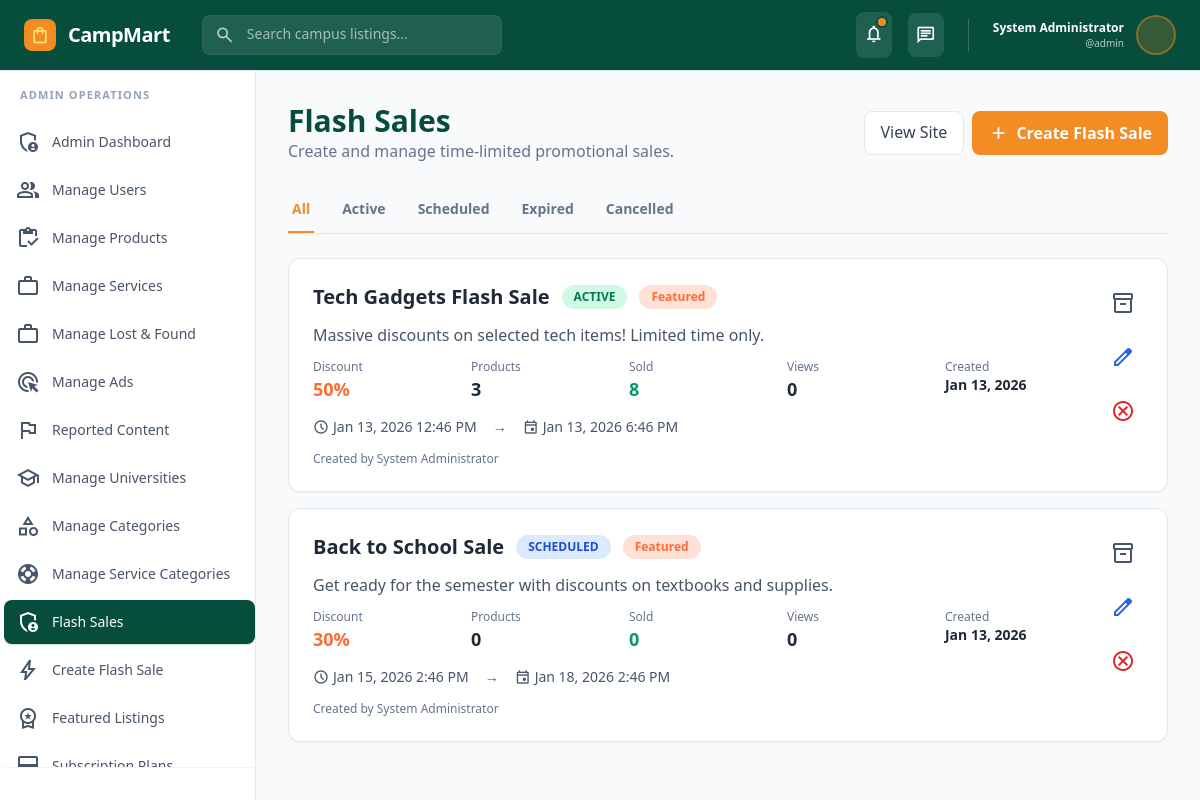
Page /flash-sales.php (signed in) on the committed database.
### tables this page shows
CREATE TABLE `users` (
  `id` int(11) NOT NULL,
  `pubkey` varchar(65) DEFAULT NULL,
  `username` varchar(100) NOT NULL,
  `email` varchar(255) NOT NULL,
  `role` enum('user','admin','seller') DEFAULT 'user',
  `password_hash` varchar(255) NOT NULL,
  `firstname` varchar(25) DEFAULT NULL,
  `lastname` varchar(25) DEFAULT NULL,
  `full_name` varchar(255) NOT NULL,
  `affiliate_code` varchar(12) NOT NULL,
  `referred_by` int(10) NOT NULL DEFAULT 0,
  `phone` varchar(20) DEFAULT NULL,
  `location` varchar(150) DEFAULT NULL,
  `bio` varchar(260) DEFAULT NULL,
  `date_of_birth` varchar(22) DEFAULT NULL,
  `profile_image` varchar(500) DEFAULT NULL,
  `university_id` int(11) DEFAULT NULL,
  `student_id` varchar(100) DEFAULT NULL,
  `department` varchar(150) DEFAULT NULL,
  `level` varchar(16) DEFAULT NULL,
  `role_id` int(11) DEFAULT 3,
  `is_verified` tinyint(1) DEFAULT 0,
  `verification_method` enum('email','student_id','phone','admin') DEFAULT 'email',
  `rating` decimal(3,2) DEFAULT 0.00,
  `total_ratings` int(11) DEFAULT 0,
  `total_sales` int(11) DEFAULT 0,
  `total_purchases` int(11) DEFAULT 0,
  `account_balance` decimal(15,2) DEFAULT 0.00,
  `status` enum('active','suspended','banned','pending') DEFAULT 'pending',
  `last_login` timestamp NULL DEFAULT NULL,
  `last_seen` timestamp NULL DEFAULT NULL,
  `created_at` timestamp NOT NULL DEFAULT current_timestamp(),
  `updated_at` timestamp NOT NULL DEFAULT current_timestamp() ON UPDATE current_timestamp()
);

CREATE TABLE `flash_sales` (
  `id` int(10) UNSIGNED NOT NULL,
  `title` varchar(200) NOT NULL,
  `description` text DEFAULT NULL,
  `discount_percentage` decimal(5,2) NOT NULL DEFAULT 0.00 COMMENT 'Overall sale discount (e.g., 50.00 for 50%)',
  `start_time` datetime NOT NULL,
  `end_time` datetime NOT NULL,
  `status` enum('scheduled','active','expired','cancelled') DEFAULT 'scheduled',
  `banner_image` varchar(500) DEFAULT NULL,
  `is_featured` tinyint(1) DEFAULT 0 COMMENT 'Show on homepage',
  `max_discount_amount` decimal(10,2) DEFAULT NULL COMMENT 'Maximum discount cap per product',
  `created_by` int(11) DEFAULT NULL COMMENT 'Admin user ID',
  `created_at` timestamp NOT NULL DEFAULT current_timestamp(),
  `updated_at` timestamp NOT NULL DEFAULT current_timestamp() ON UPDATE current_timestamp()
);

### flash-sales.php (the view, shortened to what the rows shown need)
<?php
include_once 'includes/controller.php';
$status_filter = $_GET['status'] ?? 'all';
$status_sql = $status_filter !== 'all' ? "WHERE fs.status = '" . $db->real_escape_string($status_filter) . "'" : '';
$flash_sales_query = "
    SELECT fs.*,
           u.full_name as creator_name,
           COUNT(DISTINCT fsp.id) as product_count,
           SUM(fsp.sold_count) as total_sold,
           COUNT(DISTINCT fsv.id) as total_views
    FROM flash_sales fs
    LEFT JOIN users u ON fs.created_by = u.id
    LEFT JOIN flash_sale_products fsp ON fs.id = fsp.flash_sale_id
    LEFT JOIN flash_sale_views fsv ON fs.id = fsv.flash_sale_id
    $status_sql
    GROUP BY fs.id
    ORDER BY fs.created_at DESC
";
$flash_sales = $db->query($flash_sales_query);
?>
<!DOCTYPE html>
<html lang="en">
<head>
    <script src="tailwind34.js"></script>
    <script id="tailwind-config">
        tailwind.config = {
            theme: {
                extend: {
                    colors: {
                        primary: '#f48c25',
                        secondary: '#FF6B35',
                        accent: '#FFE66D',
                        'brand-green': '#064E3B',
                        'background-main': '#F9FAFB',
                        'surface-white': '#FFFFFF',
                        'text-dark': '#1F2937',
                    },
                    fontFamily: {
                        display: ['Inter']
                    }
                }
            }
        }
    </script>
</head>
<body class="bg-background-main min-h-screen text-text-dark">
    <?php include_once 'includes/user-nav.php'; ?>
    <main class="flex-1 overflow-y-auto bg-background-main p-4 md:p-6 lg:p-8">
        <div class="max-w-7xl mx-auto space-y-6">
            <div class="flex items-center justify-between">
                <div>
                    <h1 class="text-3xl font-bold text-brand-green">Flash Sales</h1>
                </div>
            </div>
            <?php if ($flash_sales && $flash_sales->num_rows > 0): ?>
                <div class="space-y-4">
                    <?php while ($sale = $flash_sales->fetch_assoc()):
                        $status_colors = [
                            'active' => 'bg-emerald-100 text-emerald-700',
                            'scheduled' => 'bg-blue-100 text-blue-700',
                            'expired' => 'bg-slate-100 text-slate-700',
                            'cancelled' => 'bg-red-100 text-red-700'
                        ];
                        $badge_color = $status_colors[$sale['status']] ?? 'bg-slate-100 text-slate-700';
                    ?>
                    <div class="bg-white rounded-xl border border-slate-200 shadow-sm p-6 hover:shadow-md transition">
                        <div class="flex items-start justify-between gap-4">
                            <div class="flex-1 space-y-3">
                                <div class="flex items-center gap-3 flex-wrap">
                                    <h3 class="text-xl font-bold text-text-dark"><?= htmlspecialchars($sale['title']) ?></h3>
                                    <span class="px-3 py-1 rounded-full text-xs font-semibold <?= $badge_color ?>"><?= strtoupper($sale['status']) ?></span>
                                    <?php if ($sale['is_featured']): ?>
                                        <span class="px-3 py-1 rounded-full text-xs font-semibold bg-secondary/20 text-secondary">Featured</span>
                                    <?php endif; ?>
                                </div>
                                <?php if(!empty($sale['description'])): ?>
                                <p class="text-slate-600 max-w-2xl"><?= htmlspecialchars($sale['description']) ?></p>
                                <?php endif; ?>
                                <div class="grid grid-cols-2 md:grid-cols-5 gap-4 text-sm">
                                    <div>
                                        <p class="text-xs text-slate-500">Discount</p>
                                        <p class="text-lg font-bold text-secondary"><?= number_format($sale['discount_percentage']) ?>%</p>
                                    </div>
                                    <div>
                                        <p class="text-xs text-slate-500">Products</p>
                                        <p class="text-lg font-bold text-text-dark"><?= (int)$sale['product_count'] ?></p>
                                    </div>
                                    <div>
                                        <p class="text-xs text-slate-500">Sold</p>
                                        <p class="text-lg font-bold text-emerald-600"><?= (int)($sale['total_sold'] ?? 0) ?></p>
                                    </div>
                                    <div>
                                        <p class="text-xs text-slate-500">Views</p>
                                        <p class="text-lg font-bold text-text-dark"><?= (int)($sale['total_views'] ?? 0) ?></p>
                                    </div>
                                    <div>
                                        <p class="text-xs text-slate-500">Created</p>
                                        <p class="text-sm font-semibold text-text-dark"><?= date('M d, Y', strtotime($sale['created_at'])) ?></p>
                                    </div>
                                </div>
                                <div class="flex items-center gap-4 text-sm text-slate-600">
                                    <span class="flex items-center gap-1">
                                        <span class="material-symbols-outlined text-base">schedule</span>
                                        <?= date('M d, Y g:i A', strtotime($sale['start_time'])) ?>
                                    </span>
                                    <span>→</span>
                                    <span class="flex items-center gap-1">
                                        <span class="material-symbols-outlined text-base">event</span>
                                        <?= date('M d, Y g:i A', strtotime($sale['end_time'])) ?>
                                    </span>
                                </div>
                                <p class="text-xs text-slate-500">Created by <?= htmlspecialchars($sale['creator_name'] ?? 'Unknown') ?></p>
                            </div>
                            <div class="flex flex-col gap-2">
                                <a href="flash-sale-products.php?sale_id=<?= $sale['id'] ?>" class="p-2 text-slate-600 hover:bg-slate-100 rounded-lg transition" title="Manage Products">
                                    <span class="material-symbols-outlined">inventory_2</span>
                                </a>
                                <a href="create-flash-sale.php?id=<?= $sale['id'] ?>" class="p-2 text-blue-600 hover:bg-blue-50 rounded-lg transition" title="Edit">
                                    <span class="material-symbols-outlined">edit</span>
                                </a>
                                <?php if ($sale['status'] !== 'cancelled'): ?>
                                <button onclick="cancelSale(<?= $sale['id'] ?>)" class="p-2 text-red-600 hover:bg-red-50 rounded-lg transition" title="Cancel Sale">
                                    <span class="material-symbols-outlined">cancel</span>
                                </button>
                                <?php endif; ?>
                            </div>
                        </div>
                    </div>
                    <?php endwhile; ?>
                </div>
            <?php endif; ?>
        </div>
    </main>
</body>
</html>

### includes/user-nav.php (shortened to what the rows shown need)
    <header class="sticky top-0 z-50 flex items-center justify-between border-b border-slate-200 bg-brand-green px-4 md:px-6 py-3 text-white">
       <div class="flex items-center gap-3 md:gap-8">
<div class="flex items-center gap-2 md:gap-3"> <h2 class="text-lg md:text-xl font-bold tracking-tight"><a href="<?= SITE_URL . (($currentUser['role'] ?? '') == 'rider' ? 'rider/dashboard.php' : '') ?>" >CampMart</a></h2> </div>
 </div> <div class="flex items-center gap-2 md:gap-4">
           <div class="flex items-center gap-3">
               <div class="text-right hidden lg:block">
                   <p class="text-xs font-semibold"><?= htmlspecialchars($currentUser['full_name'] ?? 'User') ?></p>
                   <p class="text-[10px] text-white/70">@<?= htmlspecialchars($currentUser['username'] ?? 'user') ?></p>
               </div>
               <div class="size-10 rounded-full bg-primary/20 border-2 border-primary/40 bg-center bg-cover" style='background-image: url("<?= $currentUser['profile_image'] ? SITE_URL . htmlspecialchars($currentUser['profile_image']) : "https://lh3.googleusercontent.com/aida-public/AB6AXuDa0WfkpeNaxdvAvHh6TzRKtDwTRJL3BCzuBHKeW0mko0rFZpDLYADfcy2CZFsCqMKQwn1t0SGPKKYuvwppkVsBk14nu1wTFryhyUZzfX1aGYWn2BtJHNEGOsmHTTkPmrCQJDaucohew1MIq3Z04Z3uUGzG0BticdH8M1xGI9e88M4RDWuDx-57dwkENPSBFSbQlv0Qr6BctnVjcuzi1cKDhPDxcsogyseom13A6798ubq7YjPHF9JhTv3In42wixHYbLPWpeGepZK0" ?>");'></div>
           </div>
       </div>
   </header>
    <div class="flex page-scroll relative">

### rows in the picture
users: full_name "System Administrator", username "admin"
flash_sales: title "Tech Gadgets Flash Sale", status "ACTIVE", is_featured "Featured", description "Massive discounts on selected tech items! Limited time only.", discount_percentage "50", product_count "3", total_sold "8", total_views "0", created_at "Jan 13, 2026", start_time "Jan 13, 2026 12:46 PM", end_time "Jan 13, 2026 6:46 PM", created_by.full_name "System Administrator"
flash_sales: title "Back to School Sale", status "SCHEDULED", is_featured "Featured", description "Get ready for the semester with discounts on textbooks and supplies.", discount_percentage "30", product_count "0", total_sold "0", total_views "0", created_at "Jan 13, 2026", start_time "Jan 15, 2026 2:46 PM", end_time "Jan 18, 2026 2:46 PM", created_by.full_name "System Administrator"

### other values in the picture
$label "All"
$label "Active"
$label "Scheduled"
$label "Expired"
$label "Cancelled"
